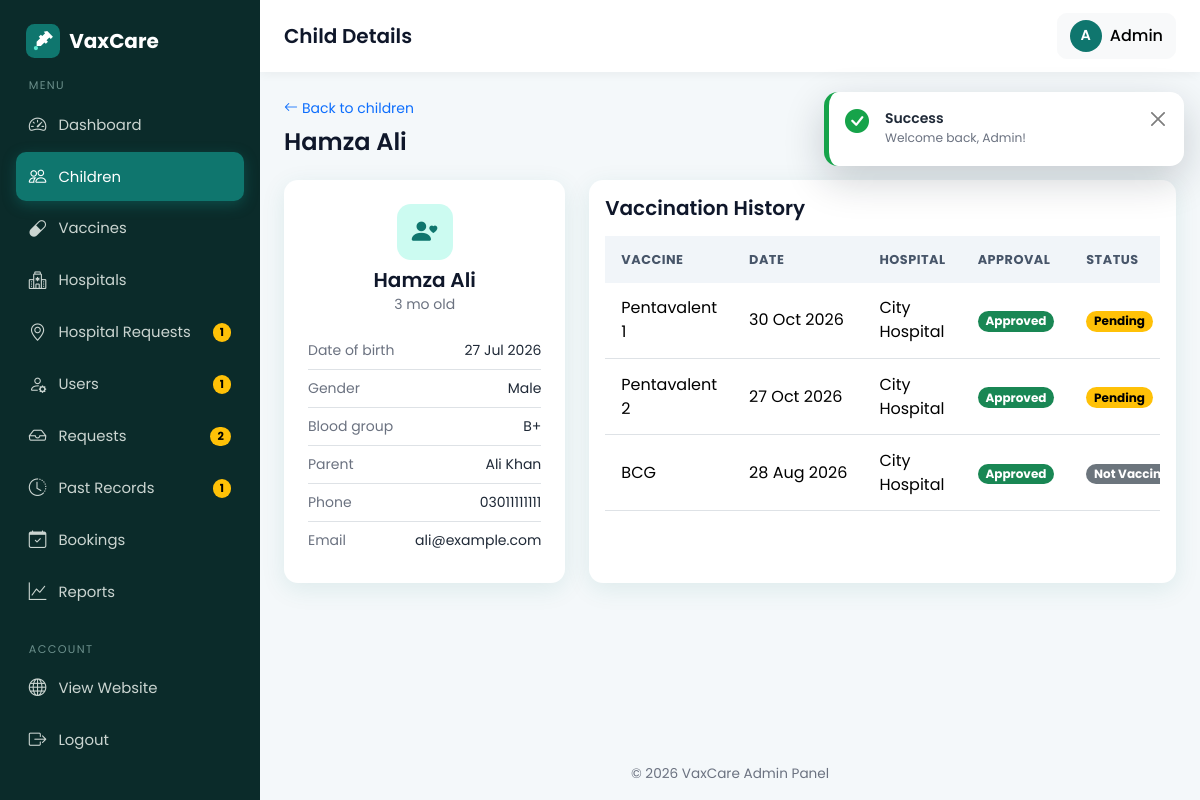
Screenshot of /admin/child_view.php?id=1 (signed in) with the database file from the repository.
### tables this page shows
CREATE TABLE children (
  id INT AUTO_INCREMENT PRIMARY KEY,
  parent_id INT NOT NULL,
  name VARCHAR(100) NOT NULL,
  dob DATE NOT NULL,
  gender ENUM('male','female') NOT NULL,
  blood_group VARCHAR(5),
  created_at TIMESTAMP DEFAULT CURRENT_TIMESTAMP,
  FOREIGN KEY (parent_id) REFERENCES users(id) ON DELETE CASCADE
);

CREATE TABLE users (
  id INT AUTO_INCREMENT PRIMARY KEY,
  name VARCHAR(100) NOT NULL,
  email VARCHAR(120) NOT NULL UNIQUE,
  password VARCHAR(255) NOT NULL,           
  phone VARCHAR(20),
  role ENUM('admin','parent','hospital') NOT NULL,
  status ENUM('active','pending','disabled') NOT NULL DEFAULT 'active',   
  failed_logins INT NOT NULL DEFAULT 0,                                   
  locked_until DATETIME NULL,                                             
  city VARCHAR(80) NULL,                                                  
  address VARCHAR(255) NULL,                                              
  created_at TIMESTAMP DEFAULT CURRENT_TIMESTAMP
);

CREATE TABLE bookings (
  id INT AUTO_INCREMENT PRIMARY KEY,
  child_id INT NOT NULL,
  parent_id INT NOT NULL,
  hospital_id INT NOT NULL,
  vaccine_id INT NOT NULL,
  appointment_date DATE NOT NULL,
  appointment_time TIME NOT NULL,
  approval_status ENUM('pending','approved','rejected') NOT NULL DEFAULT 'pending',
  vaccination_status ENUM('pending','vaccinated','not_vaccinated') NOT NULL DEFAULT 'pending',
  created_at TIMESTAMP DEFAULT CURRENT_TIMESTAMP,
  FOREIGN KEY (child_id)    REFERENCES children(id)  ON DELETE CASCADE,
  FOREIGN KEY (parent_id)   REFERENCES users(id)     ON DELETE CASCADE,
  FOREIGN KEY (hospital_id) REFERENCES hospitals(id) ON DELETE CASCADE,
  FOREIGN KEY (vaccine_id)  REFERENCES vaccines(id)  ON DELETE CASCADE
);

CREATE TABLE vaccines (
  id INT AUTO_INCREMENT PRIMARY KEY,
  vaccine_name VARCHAR(120) NOT NULL,
  description VARCHAR(255),
  recommended_age VARCHAR(50),               
  recommended_age_days INT NOT NULL DEFAULT 0,
  availability ENUM('available','unavailable') NOT NULL DEFAULT 'available'
);

CREATE TABLE hospitals (
  id INT AUTO_INCREMENT PRIMARY KEY,
  user_id INT NULL,                          
  hospital_name VARCHAR(150) NOT NULL,
  address VARCHAR(255) NOT NULL,
  location VARCHAR(100) NOT NULL,            
  phone VARCHAR(20),
  license_no VARCHAR(60) NULL,                       
  created_at TIMESTAMP DEFAULT CURRENT_TIMESTAMP,
  FOREIGN KEY (user_id) REFERENCES users(id) ON DELETE SET NULL
);

### admin/child_view.php (the view, shortened to what this page needs)
<?php
require_once __DIR__ . '/../includes/auth.php';
require_once __DIR__ . '/../config/db.php';
$id = (int)($_GET['id'] ?? 0);
$stmt = $pdo->prepare(
    'SELECT c.*, u.name AS parent_name, u.email AS parent_email, u.phone AS parent_phone
     FROM children c
     JOIN users u ON u.id = c.parent_id
     WHERE c.id = ?'
);
$stmt->execute([$id]);
$child = $stmt->fetch();
$stmt = $pdo->prepare(
    'SELECT b.appointment_date, b.appointment_time, b.approval_status, b.vaccination_status,
            v.vaccine_name, h.hospital_name
     FROM bookings b
     JOIN vaccines  v ON v.id = b.vaccine_id
     JOIN hospitals h ON h.id = b.hospital_id
     WHERE b.child_id = ?
     ORDER BY b.appointment_date DESC'
);
$stmt->execute([$id]);
$history = $stmt->fetchAll();
$pageTitle  = 'Child Details';
$activeMenu = 'children.php';
require_once __DIR__ . '/../includes/admin_header.php';
?>
<div class="mb-4">
  <a href="<?= BASE_URL ?>/admin/children.php" class="text-decoration-none small">
    <i class="bi bi-arrow-left me-1"></i>Back to children
  </a>
  <h4 class="mt-2 mb-0"><?= e($child['name']) ?></h4>
</div>
<div class="row g-4">
  <div class="col-lg-4">
    <div class="card h-100">
      <div class="card-body p-4">
        <div class="text-center mb-3">
          <div class="icon-box mb-2"><i class="bi bi-person-heart"></i></div>
          <h5 class="mb-0"><?= e($child['name']) ?></h5>
          <small class="text-muted"><?= e(child_age($child['dob'])) ?> old</small>
        </div>
        <ul class="list-unstyled small mb-0">
          <li class="d-flex justify-content-between py-2 border-bottom"><span class="text-muted">Date of birth</span><span><?= format_date($child['dob']) ?></span></li>
          <li class="d-flex justify-content-between py-2 border-bottom"><span class="text-muted">Gender</span><span><?= e(ucfirst($child['gender'])) ?></span></li>
          <li class="d-flex justify-content-between py-2 border-bottom"><span class="text-muted">Blood group</span><span><?= e($child['blood_group'] ?: '-') ?></span></li>
          <li class="d-flex justify-content-between py-2 border-bottom"><span class="text-muted">Parent</span><span><?= e($child['parent_name']) ?></span></li>
          <li class="d-flex justify-content-between py-2 border-bottom"><span class="text-muted">Phone</span><span><?= e($child['parent_phone']) ?></span></li>
          <li class="d-flex justify-content-between py-2"><span class="text-muted">Email</span><span class="text-break text-end"><?= e($child['parent_email']) ?></span></li>
        </ul>
      </div>
    </div>
  </div>
  <div class="col-lg-8">
    <div class="card h-100">
      <div class="card-body">
        <h5 class="mb-3">Vaccination History</h5>
        <div class="table-responsive">
          <table class="table table-hover table-stack mb-0">
            <thead>
              <tr><th>Vaccine</th><th>Date</th><th class="d-none d-md-table-cell">Hospital</th><th>Approval</th><th>Status</th></tr>
            </thead>
            <tbody>
              <?php foreach ($history as $row): ?>
                <tr>
                  <td data-label="Vaccine"><?= e($row['vaccine_name']) ?></td>
                  <td class="text-nowrap" data-label="Date"><?= format_date($row['appointment_date']) ?></td>
                  <td class="d-none d-md-table-cell" data-label="Hospital"><?= e($row['hospital_name']) ?></td>
                  <td data-label="Approval"><?= status_badge($row['approval_status']) ?></td>
                  <td data-label="Status"><?= status_badge($row['vaccination_status']) ?></td>
                </tr>
              <?php endforeach; ?>
            </tbody>
          </table>
        </div>
      </div>
    </div>
  </div>
</div>
<?php require_once __DIR__ . '/../includes/admin_footer.php'; ?>

### includes/admin_header.php (shortened to what this page needs)
<?php
require_once __DIR__ . '/functions.php';
require_once __DIR__ . '/../config/db.php';
$pageTitle  = $pageTitle ?? 'Admin';
$activeMenu = $activeMenu ?? basename($_SERVER['PHP_SELF']);
$flash      = get_flash();
$pendingCount = (int)$pdo->query("SELECT COUNT(*) FROM bookings WHERE approval_status = 'pending'")->fetchColumn();
$pendingUsers = (int)$pdo->query("SELECT COUNT(*) FROM users WHERE status = 'pending'")->fetchColumn();
$pendingPast  = (int)$pdo->query("SELECT COUNT(*) FROM past_vaccinations WHERE status = 'pending'")->fetchColumn();
$pendingSug   = (int)$pdo->query("SELECT COUNT(*) FROM hospital_suggestions WHERE status = 'pending'")->fetchColumn();
$badges = ['requests.php' => $pendingCount, 'users.php' => $pendingUsers, 'past_records.php' => $pendingPast, 'suggestions.php' => $pendingSug];
$menu = [
    ['dashboard.php', 'Dashboard',  'bi-speedometer2',   true],
    ['children.php',  'Children',   'bi-people',         true],
    ['vaccines.php',  'Vaccines',   'bi-capsule',        true],
    ['hospitals.php', 'Hospitals',  'bi-hospital',       true],
    ['suggestions.php', 'Hospital Requests', 'bi-geo-alt', true],
    ['users.php',     'Users',      'bi-person-gear',    true],
    ['requests.php',  'Requests',   'bi-inbox',          true],
    ['past_records.php', 'Past Records', 'bi-clock-history', true],
    ['bookings.php',  'Bookings',   'bi-calendar-check', true],
    ['reports.php',   'Reports',    'bi-graph-up',       true],
];
?>
<!DOCTYPE html>
<html lang="en">
<head>
  <?php head_assets(); ?>
</head>
<body class="admin-body">
<aside class="admin-sidebar">
  <a href="<?= BASE_URL ?>/admin/dashboard.php" class="side-brand">
    <img src="<?= BASE_URL ?>/assets/img/logo.svg" alt="Logo" width="34" height="34">
    <span><?= APP_NAME ?></span>
  </a>
  <div class="side-label">MENU</div>
  <nav class="side-nav">
    <?php foreach ($menu as [$file, $label, $icon, $ready]): ?>
      <?php if ($ready): ?>
        <a class="side-link <?= $activeMenu === $file ? 'active' : '' ?>" href="<?= BASE_URL ?>/admin/<?= $file ?>">
          <i class="bi <?= $icon ?>"></i><span><?= $label ?></span>
          <?php if (($badges[$file] ?? 0) > 0): ?>
            <span class="badge rounded-pill text-bg-warning ms-auto"><?= (int)$badges[$file] ?></span>
          <?php endif; ?>
        </a>
      <?php endif; ?>
    <?php endforeach; ?>
  </nav>
  <div class="side-label mt-4">ACCOUNT</div>
  <nav class="side-nav">
    <a class="side-link" href="<?= BASE_URL ?>/index.php"><i class="bi bi-globe"></i><span>View Website</span></a>
    <a class="side-link" href="<?= BASE_URL ?>/logout.php"><i class="bi bi-box-arrow-right"></i><span>Logout</span></a>
  </nav>
</aside>
<div class="admin-content">
  <header class="admin-topbar">
    <div class="d-flex align-items-center gap-3">
      <h5 class="mb-0"><?= e($pageTitle) ?></h5>
    </div>
    <div class="dropdown">
      <button class="btn btn-light d-flex align-items-center gap-2" data-bs-toggle="dropdown" aria-expanded="false">
        <span class="avatar"><?= e(mb_strtoupper(mb_substr($_SESSION['name'] ?? 'A', 0, 1))) ?></span>
        <span class="d-none d-sm-inline"><?= e($_SESSION['name'] ?? 'Admin') ?></span>
      </button>
    </div>
  </header>
  <main class="admin-main">
    <?= render_flash($flash) ?>

### includes/functions.php (shortened to what this page needs)
<?php
function e($text)
{
    return htmlspecialchars((string)$text, ENT_QUOTES, 'UTF-8');
}
function get_flash()
{
    if (isset($_SESSION['flash'])) {
        $flash = $_SESSION['flash'];
        return $flash;
    }
    return null;
}
function format_date($date)
{
    return $date ? date('d M Y', strtotime($date)) : '-';
}
function status_badge($status)
{
    $map = [
        'pending'        => ['warning', 'Pending'],
        'approved'       => ['success', 'Approved'],
        'rejected'       => ['danger',  'Rejected'],
        'vaccinated'     => ['success', 'Vaccinated'],
        'not_vaccinated' => ['secondary', 'Not Vaccinated'],
        'available'      => ['success', 'Available'],
        'unavailable'    => ['danger',  'Unavailable'],
        'active'         => ['success', 'Active'],
        'disabled'       => ['danger',  'Disabled'],
        'verified'       => ['success', 'Verified'],
    ];
    [$color, $label] = $map[$status] ?? ['secondary', ucfirst($status)];
    return '<span class="badge rounded-pill text-bg-' . $color . '">' . $label . '</span>';
}
function asset($path)
{
    $path = ltrim($path, '/');
    $file = __DIR__ . '/../assets/' . $path;
    $version = file_exists($file) ? filemtime($file) : time();
    return BASE_URL . '/assets/' . $path . '?v=' . $version;
}
function child_age($dob)
{
    $diff = (new DateTime($dob))->diff(new DateTime('today'));
    if ($diff->m >= 1) return $diff->m . ' mo';
    return $diff->d . ' days';
}
function vendor($local, $cdn)
{
    $file = __DIR__ . '/../assets/vendor/' . $local;
    return is_file($file) ? BASE_URL . '/assets/vendor/' . $local : $cdn;
}
function head_assets()
{
    echo '<link href="' . vendor('bootstrap/bootstrap.min.css', 'https://cdn.jsdelivr.net/npm/bootstrap@5.3.3/dist/css/bootstrap.min.css') . '" rel="stylesheet">' . "\n  ";
    echo '<link href="' . vendor('bootstrap-icons/bootstrap-icons.css', 'https://cdn.jsdelivr.net/npm/bootstrap-icons@1.11.3/font/bootstrap-icons.css') . '" rel="stylesheet">' . "\n  ";
    echo '<link href="' . asset('css/style.css') . '" rel="stylesheet">' . "\n";
}
function render_flash($flash)
{
    $types = [
        'success' => ['bi-check-circle-fill',         'Success'],
        'danger'  => ['bi-x-octagon-fill',            'Error'],
        'warning' => ['bi-exclamation-triangle-fill', 'Attention'],
        'info'    => ['bi-info-circle-fill',          'Info'],
    ];
    $type = isset($types[$flash['type']]) ? $flash['type'] : 'info';
    [$icon, $title] = $types[$type];
    return '<div class="toast-container toast-pos position-fixed end-0 p-3">'
         . '<div class="toast toast-vax toast-' . $type . '" role="alert" aria-live="assertive" aria-atomic="true">'
         .   '<div class="d-flex align-items-start gap-3 p-3">'
         .     '<i class="bi ' . $icon . ' toast-ico"></i>'
         .     '<div class="flex-fill"><div class="fw-semibold">' . $title . '</div>'
         .     '<div class="small text-muted">' . e($flash['message']) . '</div></div>'
         .     '<button type="button" class="btn-close" data-bs-dismiss="toast" aria-label="Close"></button>'
         .   '</div>'
         .   '<div class="bar"></div>'
         . '</div></div>';
}

### assets/css/style.css (style rules this page uses)
:root { --brand: #0f766e; --brand-dark: #115e59; --brand-light: #ccfbf1; --accent: #2563eb; --bg: #f4f8fa; --text: #1f2937; --muted: #6b7280; --radius: 14px; --shadow: 0 6px 24px rgba(15, 118, 110, 0.10); --bs-primary: #0f766e; --bs-primary-rgb: 15, 118, 110; --bs-link-color: #0f766e; --bs-link-hover-color: #115e59; --bs-body-font-family: 'Poppins', system-ui, sans-serif; --bs-body-color: var(--text); }
html { scroll-behavior: smooth; }
body { font-family: 'Poppins', system-ui, sans-serif; background: var(--bg); color: var(--text); min-height: 100vh; display: flex; flex-direction: column; }
h1, h2, h3, h4, h5, h6 { font-weight: 600; color: #0f172a; }
.text-muted { color: var(--muted) !important; }
.btn { border-radius: 10px; font-weight: 500; transition: all .2s ease; }
.card { border: 0; border-radius: var(--radius); box-shadow: var(--shadow); }
.icon-box { width: 56px; height: 56px; border-radius: 14px; display: inline-flex; align-items: center; justify-content: center; background: var(--brand-light); color: var(--brand); font-size: 1.6rem; }
.table thead th { background: #f1f5f9; font-size: .8rem; text-transform: uppercase; letter-spacing: .04em; color: #475569; border-bottom: 0; white-space: nowrap; }
.table > :not(caption) > * > * { padding: .85rem 1rem; vertical-align: middle; }
body.admin-body { display: block; background: var(--bg); }
.admin-sidebar { position: fixed; top: 0; left: 0; bottom: 0; width: 260px; background: #0b2b2a; color: #cbd5d1; padding: 1.2rem 1rem; overflow-y: auto; z-index: 1040; transition: transform .25s ease; }
.side-brand { display: flex; align-items: center; gap: .6rem; padding: .3rem .6rem 1.2rem; color: #fff; font-weight: 700; font-size: 1.25rem; text-decoration: none; }
.side-label { font-size: .7rem; letter-spacing: .12em; color: #6b8f8b; padding: 0 .8rem; margin-bottom: .4rem; }
.side-nav { display: flex; flex-direction: column; gap: .2rem; }
.side-link { display: flex; align-items: center; gap: .75rem; padding: .7rem .8rem; border-radius: 10px; color: #cbd5d1; text-decoration: none; font-size: .93rem; transition: all .2s; }
.side-link i { font-size: 1.1rem; }
.side-link.active { background: var(--brand); color: #fff; box-shadow: 0 4px 14px rgba(15,118,110,.45); }
.admin-content { margin-left: 260px; min-height: 100vh; display: flex; flex-direction: column; }
.admin-topbar { background: #fff; padding: .8rem 1.5rem; display: flex; justify-content: space-between; align-items: center; position: sticky; top: 0; z-index: 1030; box-shadow: 0 2px 10px rgba(0,0,0,.05); }
.admin-main { flex: 1; padding: 1.5rem; }
.avatar { width: 32px; height: 32px; border-radius: 50%; background: var(--brand); color: #fff; display: inline-flex; align-items: center; justify-content: center; font-weight: 600; font-size: .9rem; }
:root { --bs-primary-bg-subtle: #ccfbf1; --bs-primary-text-emphasis: #0f766e; }
.admin-content { min-width: 0; overflow-x: clip; }
.admin-main { min-width: 0; }
.admin-topbar h5 { white-space: nowrap; overflow: hidden; text-overflow: ellipsis; max-width: 55vw; }
html { scroll-padding-top: 80px; }
.toast-pos { top: 76px; z-index: 1100; }
.toast-vax { width: 360px; max-width: calc(100vw - 2rem); border: 0; border-radius: 14px; background: #fff; box-shadow: 0 14px 40px rgba(15,23,42,.20); overflow: hidden; border-left: 5px solid var(--tc, #0f766e); }
.toast-vax .toast-ico { font-size: 1.5rem; color: var(--tc, #0f766e); line-height: 1.2; }
.toast-success { --tc: #16a34a; }

### rows the page displays
children: id "1", parent "2", name "Hamza Ali", dob "3 mo", dob "27 Jul 2026", gender "Male", blood_group "B+", parent.name "Ali Khan", parent.phone "03011111111", parent.email "ali@example.com"
bookings: vaccine.vaccine_name "Pentavalent 1", appointment_date "30 Oct 2026", hospital.hospital_name "City Hospital", label "Approved Pending"
bookings: vaccine.vaccine_name "Pentavalent 2", appointment_date "27 Oct 2026", hospital.hospital_name "City Hospital", label "Approved Pending"
bookings: vaccine.vaccine_name "BCG", appointment_date "28 Aug 2026", hospital.hospital_name "City Hospital", label "Approved Not…"

### other values shown
APP_NAME "VaxCare"
$label "Dashboard"
$label "Children"
$label "Vaccines"
$label "Hospitals"
$label "Hospital Requests"
$label "Users"
$label "Requests"
$label "Past Records"
$label "Bookings"
$label "Reports"
$pageTitle "Child Details"
mb_strtoupper(mb_substr($_SESSION['name'] ?? 'A', 0, 1)) "A"
$_SESSION['name'] "Admin"
$title "Success"
